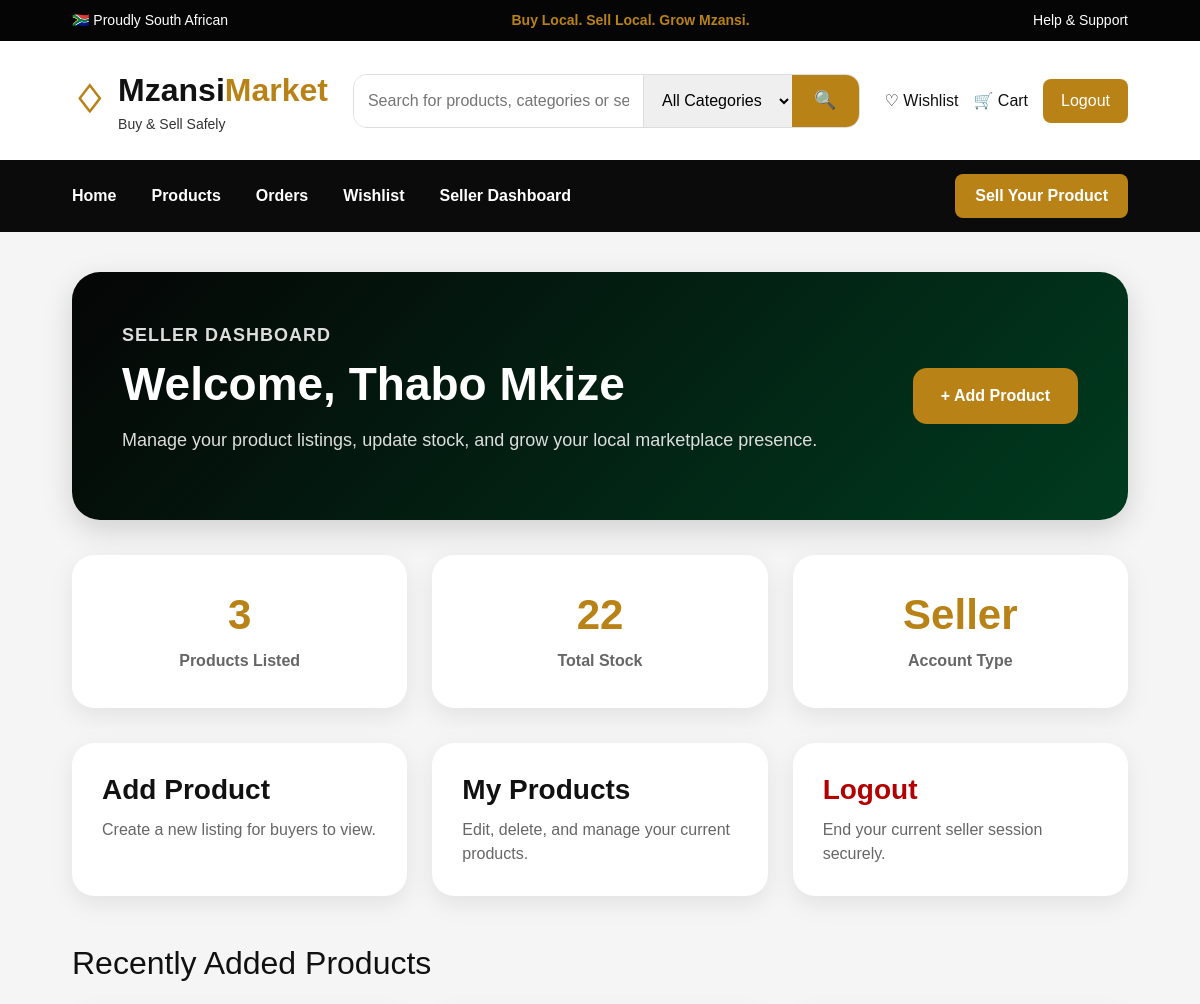
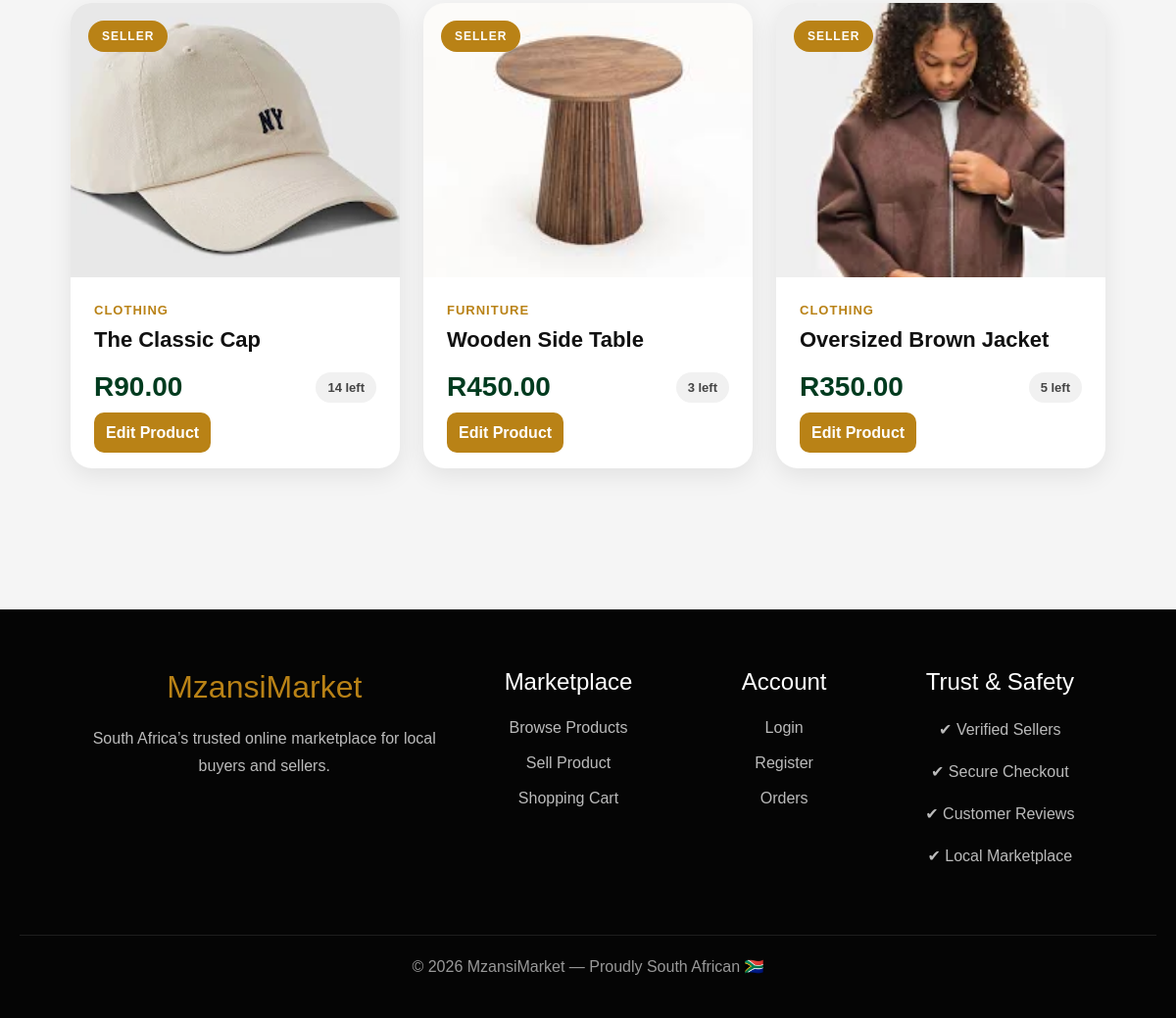
Screenshot of /seller/dashboard.php (signed in) with the database file from the repository (2 pictures, top to bottom).
### tables this page shows
CREATE TABLE `products` (
  `product_id` int(11) NOT NULL,
  `seller_id` int(11) DEFAULT NULL,
  `product_name` varchar(255) DEFAULT NULL,
  `description` text DEFAULT NULL,
  `price` decimal(10,2) DEFAULT NULL,
  `image` varchar(255) DEFAULT NULL,
  `category` varchar(100) DEFAULT NULL,
  `created_at` timestamp NOT NULL DEFAULT current_timestamp(),
  `stock` int(11) DEFAULT 1
);

### seller/dashboard.php (the view, shortened to what this page needs)
<?php
include("../includes/db.php");
include("../includes/header.php");
$seller_id = $_SESSION['user_id'];
$product_count = mysqli_num_rows(
    mysqli_query($conn, "SELECT * FROM products WHERE seller_id='$seller_id'")
);
$total_stock_result = mysqli_query(
    $conn,
    "SELECT SUM(stock) AS total_stock FROM products WHERE seller_id='$seller_id'"
);
$total_stock_row = mysqli_fetch_assoc($total_stock_result);
$total_stock = $total_stock_row['total_stock'] ?? 0;
$recent_products = mysqli_query(
    $conn,
    "SELECT * FROM products WHERE seller_id='$seller_id' ORDER BY created_at DESC LIMIT 3"
);
?>
<div class="dashboard-hero">
    <div>
        <p class="market-category">Seller Dashboard</p>
        <h1>
            Welcome, <?php echo $_SESSION['fullname']; ?>
        </h1>
        <p>
            Manage your product listings, update stock, and grow your local marketplace presence.
        </p>
    </div>
    <a href="add_product.php" class="dashboard-main-btn">
        + Add Product
    </a>
</div>
<div class="dashboard-stats">
    <div class="dash-stat-card">
        <h2><?php echo $product_count; ?></h2>
        <p>Products Listed</p>
    </div>
    <div class="dash-stat-card">
        <h2><?php echo $total_stock; ?></h2>
        <p>Total Stock</p>
    </div>
    <div class="dash-stat-card">
        <h2>Seller</h2>
        <p>Account Type</p>
    </div>
</div>
<div class="dashboard-actions">
    <a href="add_product.php" class="dash-action-card">
        <h3>Add Product</h3>
        <p>Create a new listing for buyers to view.</p>
    </a>
    <a href="my_products.php" class="dash-action-card">
        <h3>My Products</h3>
        <p>Edit, delete, and manage your current products.</p>
    </a>
    <a href="../logout.php" class="dash-action-card danger">
        <h3>Logout</h3>
        <p>End your current seller session securely.</p>
    </a>
</div>
<h2 class="mt-5 mb-4">Recently Added Products</h2>
<div class="row">
<?php while($product = mysqli_fetch_assoc($recent_products)){ ?>
<div class="col-lg-4 col-md-6 mb-4">
    <div class="market-card">
        <div class="market-image">
            <img src="../uploads/<?php echo $product['image']; ?>">
            <span class="product-badge">SELLER</span>
        </div>
        <div class="market-body">
            <p class="market-category">
                <?php echo $product['category']; ?>
            </p>
            <h4>
                <?php echo $product['product_name']; ?>
            </h4>
            <div class="market-price-row">
                <h3>R<?php echo $product['price']; ?></h3>
                <span class="stock-text">
                    <?php echo $product['stock']; ?> left
                </span>
            </div>
            <a href="edit_product.php?id=<?php echo $product['product_id']; ?>"
               class="cart-btn">
                Edit Product
            </a>
        </div>
    </div>
</div>
<?php } ?>
</div>
<?php
include("../includes/footer.php");
?>

### css/style.css (style rules this page uses)
:root { --black: #0b0b0b; --green: #003b1f; --gold: #b98216; --cream: #f7f1e6; --light: #f8f8f8; }
body { background: #f5f5f5; font-family: Arial, sans-serif; color: #111; }
.market-card { background: white; border-radius: 22px; overflow: hidden; box-shadow: 0 8px 25px rgba(0,0,0,0.08); transition: 0.3s; height: 100%; }
.market-image { height: 280px; position: relative; overflow: hidden; background: #eee; }
.market-image img { width: 100%; height: 100%; object-fit: cover; transition: 0.4s; }
.product-badge { position: absolute; top: 18px; left: 18px; background: var(--gold); color: white; padding: 7px 14px; border-radius: 30px; font-size: 12px; font-weight: 800; letter-spacing: 1px; }
.market-body { padding: 24px; }
.market-category { color: var(--gold); font-size: 13px; text-transform: uppercase; font-weight: 800; letter-spacing: 1px; margin-bottom: 8px; }
.market-body h4 { font-size: 22px; font-weight: 800; margin-bottom: 12px; }
.market-price-row { display: flex; justify-content: space-between; align-items: center; margin: 18px 0; }
.market-price-row h3, .market-body h3 { color: var(--green); font-size: 28px; font-weight: 900; margin: 0; }
.stock-text { background: #f1f1f1; padding: 6px 12px; border-radius: 30px; font-size: 13px; font-weight: 700; color: #444; }
.details-btn, .cart-btn { flex: 1; text-align: center; text-decoration: none; padding: 12px; border-radius: 10px; font-weight: 800; }
.cart-btn { background: var(--gold); color: white; }
.dashboard-hero { margin-top: 40px; background: linear-gradient(135deg, #050505, #003b1f); color: white; padding: 50px; border-radius: 28px; display: flex; justify-content: space-between; align-items: center; gap: 30px; box-shadow: 0 10px 30px rgba(0,0,0,0.15); }
.dashboard-hero h1 { font-size: 46px; font-weight: 900; margin-bottom: 15px; }
.dashboard-hero p { color: #ddd; font-size: 18px; max-width: 750px; }
.dashboard-main-btn { background: var(--gold); color: white; text-decoration: none; padding: 16px 28px; border-radius: 14px; font-weight: 900; white-space: nowrap; }
.dashboard-stats { display: grid; grid-template-columns: repeat(3,1fr); gap: 25px; margin-top: 35px; }
.dash-stat-card { background: white; padding: 35px; border-radius: 22px; box-shadow: 0 8px 25px rgba(0,0,0,0.08); text-align: center; }
.dash-stat-card h2 { color: var(--gold); font-size: 42px; font-weight: 900; }
.dash-stat-card p { color: #666; margin: 0; font-weight: 700; }
.dashboard-actions { display: grid; grid-template-columns: repeat(3,1fr); gap: 25px; margin-top: 35px; }
.dash-action-card { background: white; padding: 30px; border-radius: 22px; text-decoration: none; color: #111; box-shadow: 0 8px 25px rgba(0,0,0,0.08); transition: 0.3s; }
.dash-action-card h3 { font-weight: 900; margin-bottom: 12px; }
.dash-action-card p { color: #666; margin: 0; }
.dash-action-card.danger h3 { color: #b30000; }
img { max-width: 100%; display: block; }
.market-image img, .product-detail-image img, .cart-item-card img, .checkout-item img, .card img { width: 100%; height: 100%; object-fit: cover; object-position: center; }

### rows the page displays
products: image (picture), category "CLOTHING", product_name "The Classic Cap", price "90.00", stock "14"
products: image (picture), category "FURNITURE", product_name "Wooden Side Table", price "450.00", stock "3"
products: image (picture), category "CLOTHING", product_name "Oversized Brown Jacket", price "350.00", stock "5"

### other values shown
$_SESSION['fullname'] "Thabo Mkize"
$product_count "3"
$total_stock "22"
